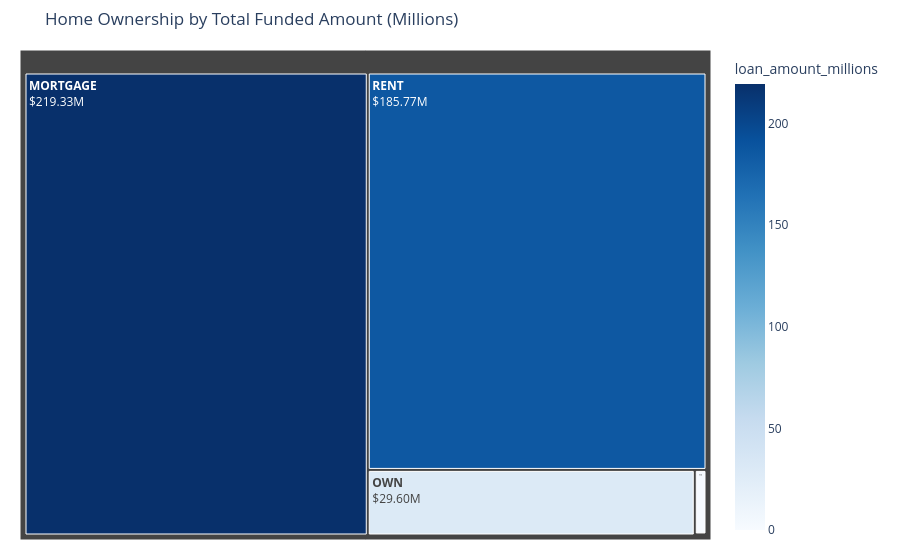

This figure's notebook cell:
### Code cell
home_funding = (
    df.groupby('home_ownership')['loan_amount']
      .sum()
      .reset_index()
)

home_funding['loan_amount_millions'] = home_funding['loan_amount'] / 1000000

fig = px.treemap(
    home_funding,
    path=['home_ownership'],
    values='loan_amount_millions',
    color='loan_amount_millions',
    color_continuous_scale='Blues',
    title='Home Ownership by Total Funded Amount (Millions)'
)

fig.update_traces(
    texttemplate="<b>%{label}</b><br>$%{value:.2f}M"
)

fig.update_layout(
    margin=dict(t=50, l=20, r=20, b=20)
)

fig.show()

### Figure 1 — Plotly figure (JSON) as saved in the notebook; plotly's stock layout.template omitted (floating-point values rounded to 4 significant figures)
{"data": [{"branchvalues": "total", "customdata": [[219.3], [0.0168], [1.045], [29.6], [185.8]], "domain": {"x": [0, 1], "y": [0, 1]}, "hovertemplate": "labels=%{label}<br>loan_amount_millions_sum=%{value}<br>parent=%{parent}<br>id=%{id}<br>loan_amount_millions=%{color}<extra></extra>", "ids": ["MORTGAGE", "NONE", "OTHER", "OWN", "RENT"], "labels": ["MORTGAGE", "NONE", "OTHER", "OWN", "RENT"], "marker": {"coloraxis": "coloraxis", "colors": [219.3, 0.0168, 1.045, 29.6, 185.8]}, "name": "", "parents": ["", "", "", "", ""], "texttemplate": "<b>%{label}</b><br>$%{value:.2f}M", "type": "treemap", "values": [219.3, 0.0168, 1.045, 29.6, 185.8]}], "layout": {"coloraxis": {"autocolorscale": false, "colorbar": {"title": {"text": "loan_amount_millions"}}, "colorscale": [[0, "rgb(247,251,255)"], [0.125, "rgb(222,235,247)"], [0.25, "rgb(198,219,239)"], [0.375, "rgb(158,202,225)"], [0.5, "rgb(107,174,214)"], [0.625, "rgb(66,146,198)"], [0.75, "rgb(33,113,181)"], [0.875, "rgb(8,81,156)"], [1, "rgb(8,48,107)"]]}, "legend": {"tracegroupgap": 0}, "margin": {"b": 20, "l": 20, "r": 20, "t": 50}, "title": {"text": "Home Ownership by Total Funded Amount (Millions)"}}}
